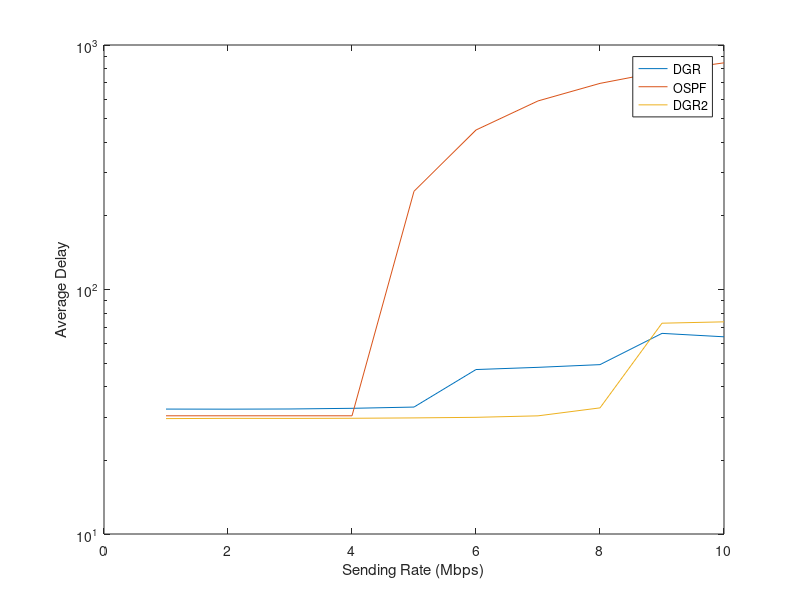

Write MATLAB code to recreate this figure.
clc;
clear all;
x = load('data/dgr_average_delay.txt');
y = load('data/ospf_average_delay.txt');
z = load('data/dgr2_average_delay.txt');
rate = 1:1:10;
% plot (rate,x,'-b*');
semilogy (x);
hold on;
semilogy (y);
hold on;
semilogy (z);
% plot (rate, y,'-ro');
% axis([0,23,0,20])
% set(gca,'XTick',[0:1:10])
% set(gca,'YTick',[0:10:500])
legend('DGR','OSPF','DGR2');
xlabel ('Sending Rate (Mbps)')
ylabel ('Average Delay');